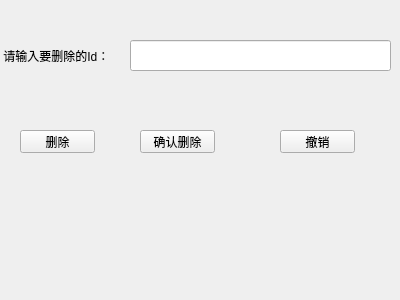
<?xml version="1.0" encoding="UTF-8"?>
<ui version="4.0">
 <class>MyWidget</class>
 <widget class="QWidget" name="MyWidget">
  <property name="geometry">
   <rect>
    <x>0</x>
    <y>0</y>
    <width>400</width>
    <height>300</height>
   </rect>
  </property>
  <property name="windowTitle">
   <string>MyWidget</string>
  </property>
  <widget class="QLabel" name="label">
   <property name="geometry">
    <rect>
     <x>0</x>
     <y>30</y>
     <width>131</width>
     <height>51</height>
    </rect>
   </property>
   <property name="text">
    <string> 请输入要删除的Id：</string>
   </property>
  </widget>
  <widget class="QPushButton" name="buttonDel">
   <property name="geometry">
    <rect>
     <x>20</x>
     <y>130</y>
     <width>75</width>
     <height>23</height>
    </rect>
   </property>
   <property name="text">
    <string>删除</string>
   </property>
  </widget>
  <widget class="QPushButton" name="buttonSure">
   <property name="geometry">
    <rect>
     <x>140</x>
     <y>130</y>
     <width>75</width>
     <height>23</height>
    </rect>
   </property>
   <property name="text">
    <string>确认删除</string>
   </property>
  </widget>
  <widget class="QLineEdit" name="lineEdit">
   <property name="geometry">
    <rect>
     <x>130</x>
     <y>40</y>
     <width>261</width>
     <height>31</height>
    </rect>
   </property>
  </widget>
  <widget class="QPushButton" name="buttonCancel">
   <property name="geometry">
    <rect>
     <x>280</x>
     <y>130</y>
     <width>75</width>
     <height>23</height>
    </rect>
   </property>
   <property name="text">
    <string>撤销</string>
   </property>
  </widget>
 </widget>
 <layoutdefault spacing="6" margin="11"/>
 <resources/>
 <connections/>
</ui>
